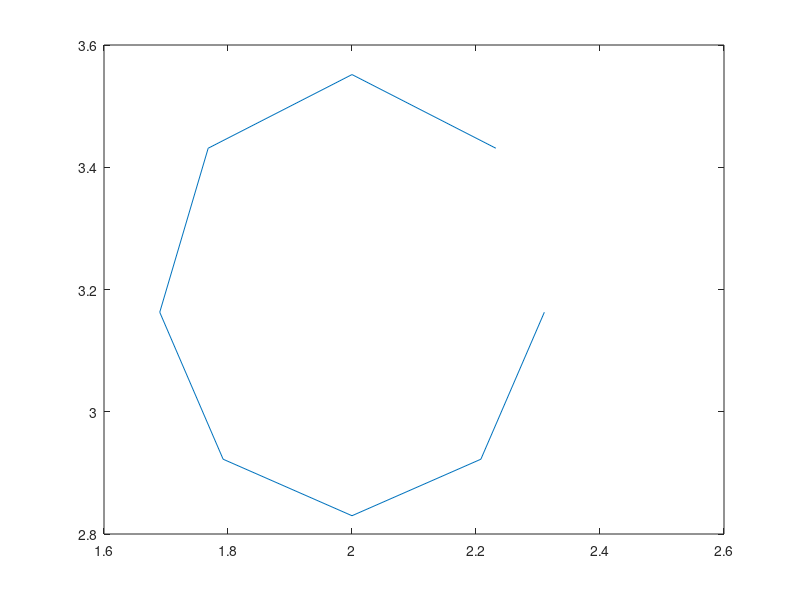

This chart was generated by the following MATLAB code:
% 內部參數
f = 2; % 焦距
alpha = 1; % x 軸單位長度的像素（pixel/mm）
beta = 1; % y 軸單位長度的像素（pixel/mm）
u0 = 3; % x 軸主點位置
v0 = 3; % y 軸主點位置
k1 = 0; % 畸變參數
u_ = 1; % u'，cropped image x origin
v_ = 1; % v'，cropped image y origin

% 外部參數
R = rotx(150); % 旋轉矩陣
T = [0, 2.5, 4.3]; % 平移向量

% 世界座標系下的特徵點坐標
Xw = [0.667,0.4714,0,-0.4714,-0.6667,-0.4714,0,0.4714];
Yw = [0,0.4714,0.6667,0.4714,0,-0.4714,-0.6667,-0.4714];
Zw = [0 ,0, 0, 0, 0, 0, 0, 0];

% 將 3D 特徵點轉換為相機座標系下的坐標
Xc = R(1,1)*Xw + R(1,2)*Yw + R(1,3)*Zw + T(1);
Yc = R(2,1)*Xw + R(2,2)*Yw + R(2,3)*Zw + T(2);
Zc = R(3,1)*Xw + R(3,2)*Yw + R(3,3)*Zw + T(3);

% 將相機座標系下的坐標轉換為相片座標(XY)
X = f*Xc ./Zc ; % ./是矩陣運算符號，表示對矩陣進行逐元素除法運算
Y = f*Yc ./Zc ;

% 轉到裁切影像座標(uv)，單位pixel
u = alpha*X + u0 - u_ ; %修正
v = beta*Y + v0 - v_ ;  %修正

% 顯示像素座標
disp([u;v]);

%作圖
plot(u,v);
%plot(Xw,Yw);

%儲存
save("camera_calibration_data.mat","u","v","Xw","Yw"); %變數也要雙引號